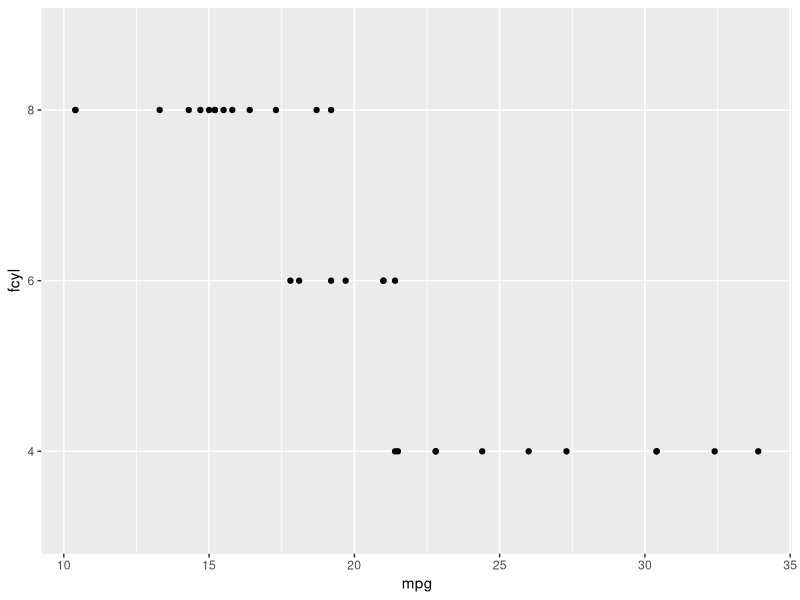
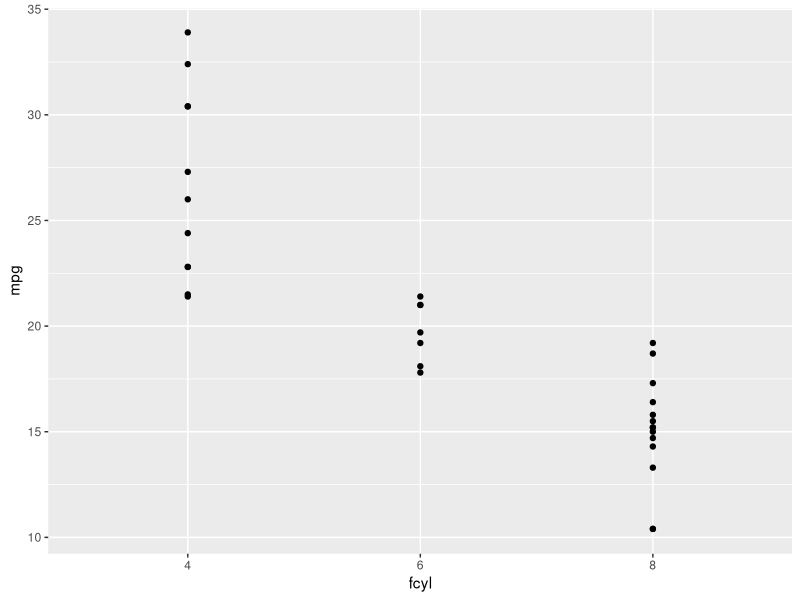
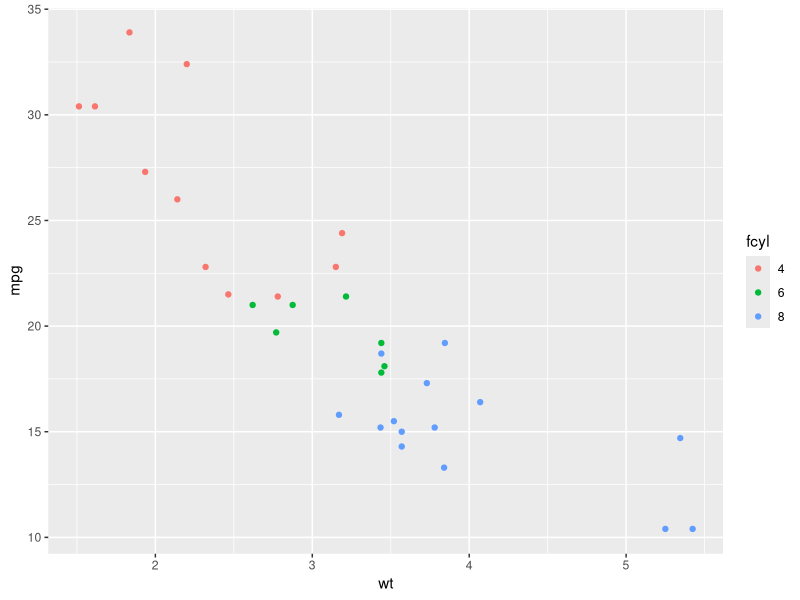
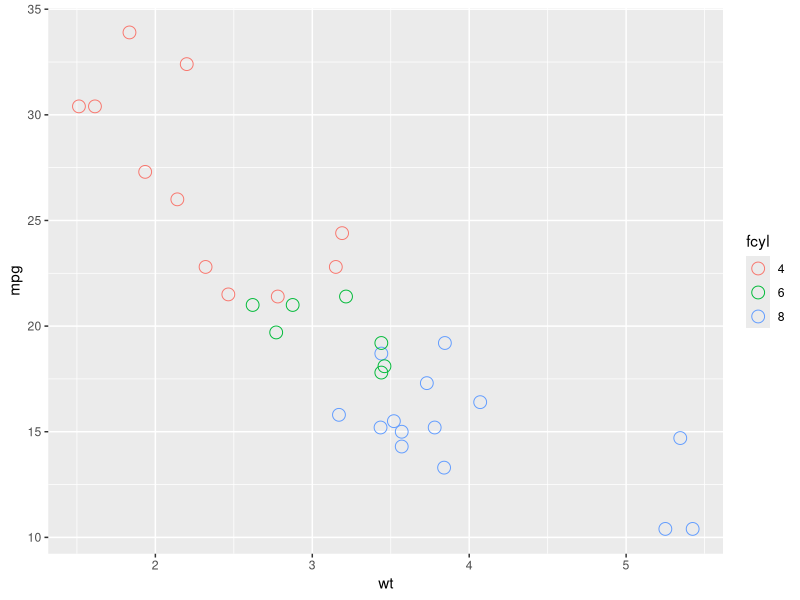
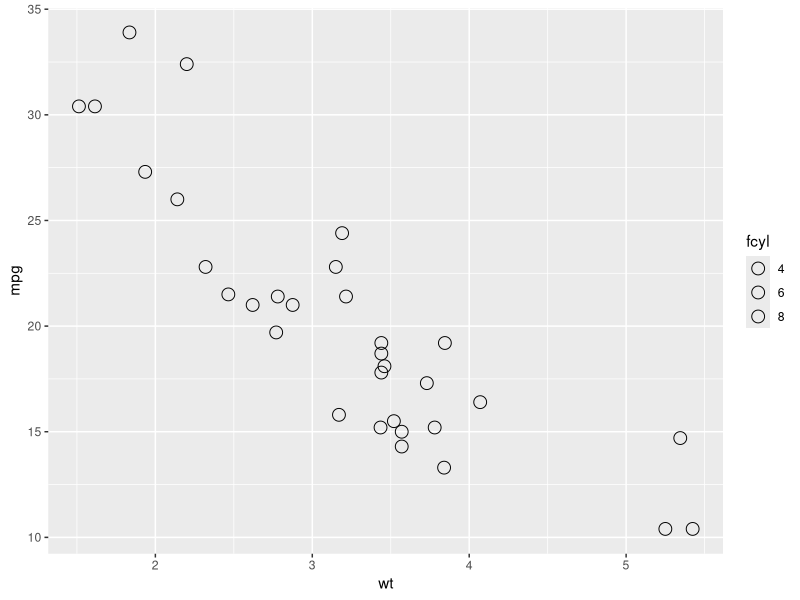
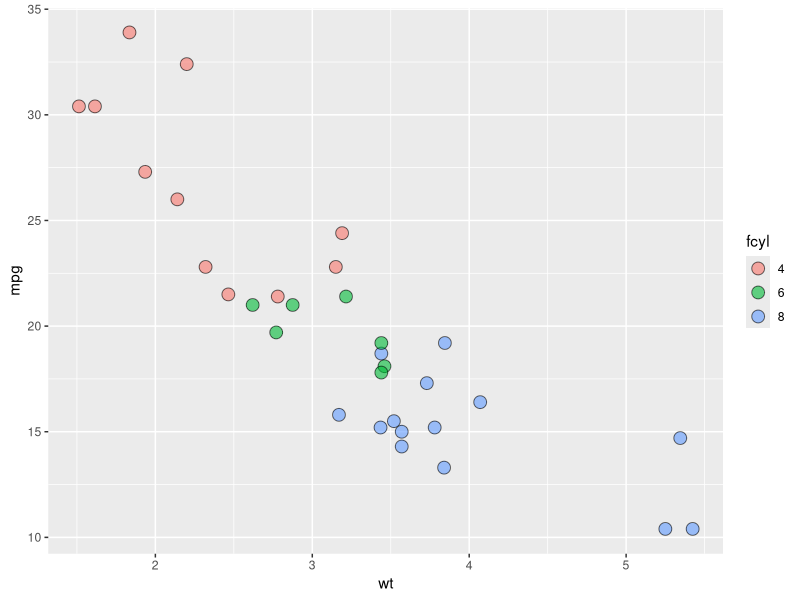
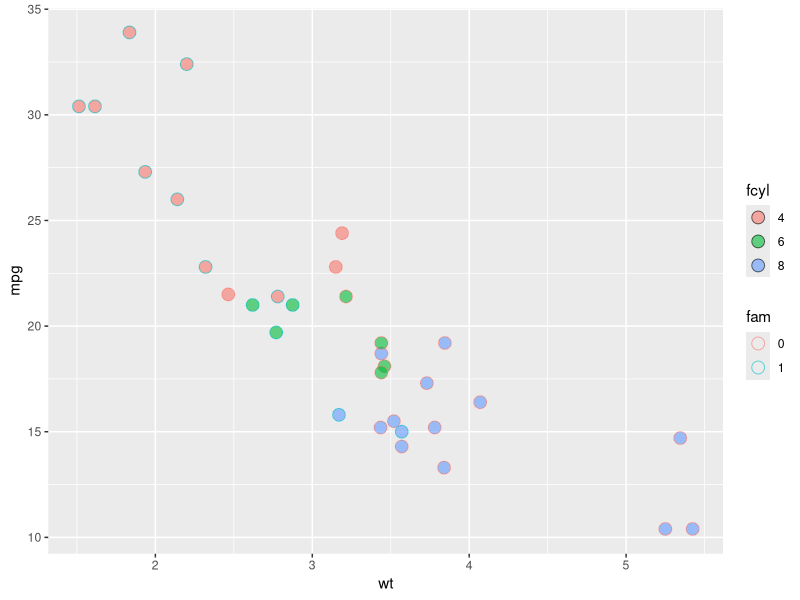
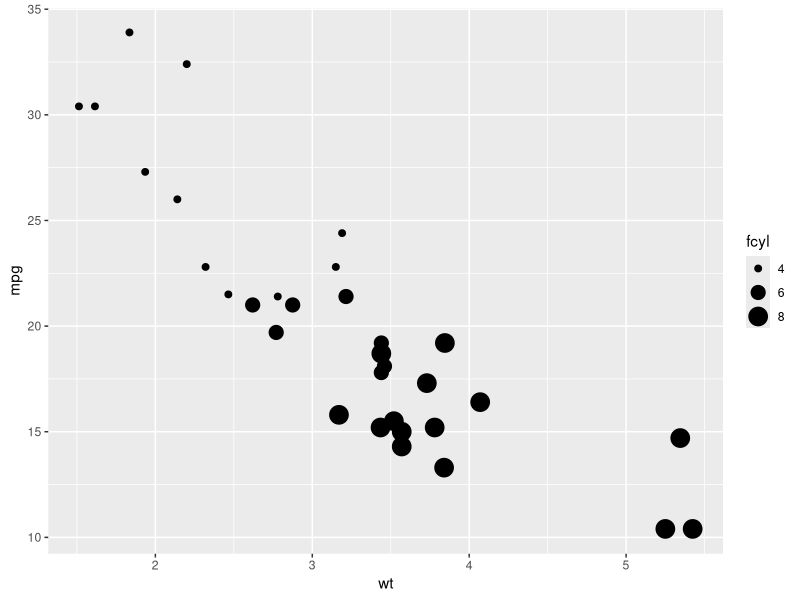

R code for these plots, in order:
## ---- chunk 1
library(ggplot2)
data(mtcars)
fcyl <- factor(mtcars$cyl)
## ---- chunk 2
# Map x to mpg and y to fcyl
ggplot(mtcars, aes(mpg, fcyl)) +
  geom_point()
## ---- chunk 3
# Swap mpg and fcyl
ggplot(mtcars, aes(fcyl, mpg)) +
  geom_point()
## ---- chunk 4
# Map x to wt, y to mpg and color to fcyl
ggplot(mtcars, aes(wt, mpg, color=fcyl)) +
  geom_point()
## ---- chunk 5
ggplot(mtcars, aes(wt, mpg, color = fcyl)) +
  # Set the shape and size of the points
  geom_point(shape=1, size=4)
## ---- chunk 6
fam <- factor(mtcars$am)
## ---- chunk 7
# Map fcyl to fill
ggplot(mtcars, aes(wt, mpg, fill = fcyl)) +
  geom_point(shape = 1, size = 4)
## ---- chunk 8
ggplot(mtcars, aes(wt, mpg, fill = fcyl)) +
  # Change point shape; set alpha
  geom_point(shape = 21, size = 4, alpha = 0.6)
## ---- chunk 9
# Map color to fam
ggplot(mtcars, aes(wt, mpg, fill = fcyl, color=fam)) +
  geom_point(shape = 21, size = 4, alpha = 0.6)
## ---- chunk 10
# Establish the base layer
plt_mpg_vs_wt <- ggplot(mtcars, aes(wt, mpg))
## ---- chunk 11
# Map fcyl to size
plt_mpg_vs_wt +
  geom_point(aes(size = fcyl))
## ---- chunk 12
# Map fcyl to alpha, not size
plt_mpg_vs_wt +
  geom_point(aes(alpha = fcyl))
## ---- chunk 13
# Map fcyl to shape, not alpha
plt_mpg_vs_wt +
  geom_point(aes(shape = fcyl))
## ---- chunk 14
# Use text layer and map fcyl to label
plt_mpg_vs_wt +
  geom_text(aes(label = fcyl))
